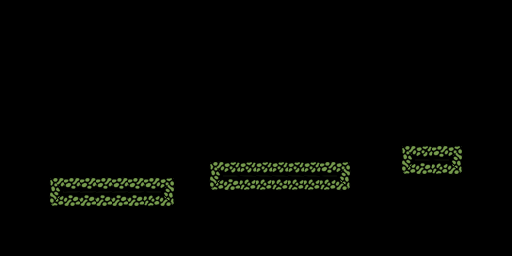

The image is a tile-based game level rendered from a .tmx file. Its description and source (layers, tilesets, objects; grid data summarised) follow:
An orthogonal 32x16 tile map with 16x16 px tiles, 1 tile layer (main) and 10 objects.

<map version="1.2" orientation="orthogonal" renderorder="right-down" width="32" height="16" tilewidth="16" tileheight="16" nextobjectid="16">
  <properties>
    <property name="sw1" value="168" />
    <property name="sw2" value="187" />
    <property name="sw3" value="184" />
    <property name="sw4" value="171" />
  </properties>
  <tileset firstgid="1" name="tileset" columns="16" tilecount="192" tileheight="16" tilewidth="16">
    <image source="tileset.png" width="256" height="192" />
  </tileset>
  <layer name="main" width="32" height="16">
    <data>[512 cells, 42 non-empty, 8 distinct tile ids]</data>
  </layer>
  <objectgroup name="ground">
    <object id="1" x="48" y="176">
      <polygon points="0,0 128,0 128,32 0,32 " />
    </object>
    <object id="2" x="208" y="160">
      <polygon points="0,0 144,0 144,32 0,32 " />
    </object>
    <object id="3" x="400" y="144">
      <polygon points="0,0 64,0 64,32 0,32 " />
    </object>
  </objectgroup>
  <objectgroup name="spawn">
    <object id="5" x="104" y="120">
      <point />
    </object>
  </objectgroup>
  <objectgroup name="coins">
    <object id="8" x="216" y="152">
      <point />
    </object>
    <object id="11" x="296" y="152">
      <point />
    </object>
    <object id="12" x="408" y="120">
      <point />
    </object>
    <object id="13" x="440" y="120">
      <point />
    </object>
    <object id="14" x="424" y="104">
      <point />
    </object>
    <object id="15" x="456" y="104">
      <point />
    </object>
  </objectgroup>
</map>